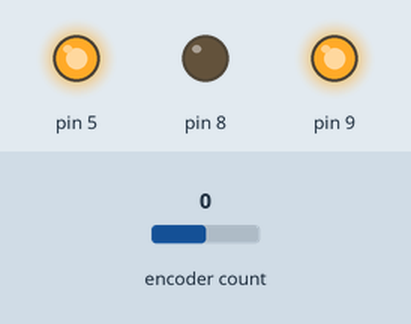
Recording of a sketch running on a simulated Arduino Uno, built with avr-gcc and run on an emulated ATmega328P. On the bench: output pins drawn as LEDs (lit = HIGH). The inputs (shaded band) are chosen by the test bench; at power-on: encoder count 0.

Above: at 1.2 s.
1.3 s: encoder count set to -1
At 1.9 s:
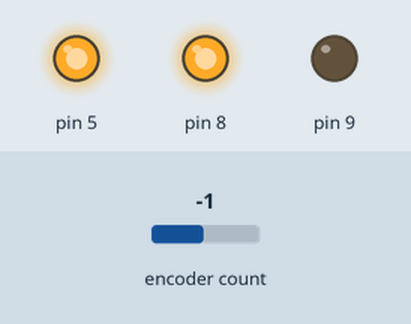
2.8 s: encoder count set to 0
At 4.2 s:
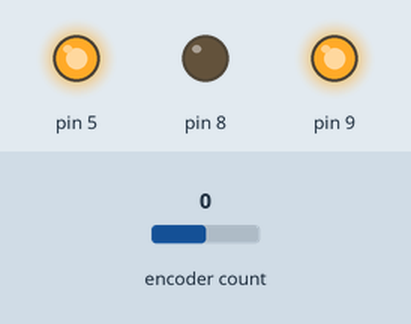
Timing chart, 0 to 5.8 s (numbered marks = the images above; inputs shaded):
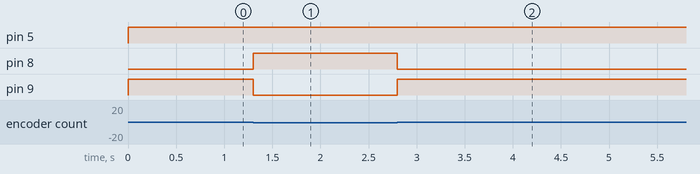

Measured:
- after the input at 1.3 s, pin 8: LOW → HIGH at once; pin 9: HIGH → LOW at once
- after the input at 2.8 s, pin 8: HIGH → LOW at once; pin 9: LOW → HIGH at once

The sketch:

sadBackup.ino
```cpp
#include <Encoder.h>
#include <PID_v1.h>

double Setpoint, Input, Output;
PID myPID(&Input, &Output, &Setpoint, 4, 2, 2, DIRECT);
Encoder myEnc(2, 3);
long oldPosition  = -999;

void setup() {
  Serial.begin(9600);
  pinMode(8, OUTPUT);
  pinMode(9, OUTPUT);
  //Input = myEnc.read();
  //Serial.println(Input);
  Setpoint = -100;
  myPID.SetMode(AUTOMATIC);
  myPID.SetOutputLimits(-255, 255);
  myPID.SetSampleTime(10);
}

void loop() {
speedControlPID();
}

void speedControlPID(){
    long newPosition = myEnc.read();
  //Serial.println("newPosition:");
 // Serial.println(newPosition);
  if (newPosition != oldPosition) {
    oldPosition = newPosition;
    Input = myEnc.read();
    myPID.Compute();
//    Serial.println("INPUT:");
//    Serial.println(Input);
//    Serial.println("OUTPUT:");
//    Serial.println(Output);
//    Serial.println("NEW POSITION:");
//    Serial.println(newPosition);

    if (Output > 0) {
      digitalWrite(8, HIGH);
      digitalWrite(9,LOW);
      analogWrite(5, abs(Output));
    } else if (Output < 0) {
      digitalWrite(8, LOW);
      digitalWrite(9,HIGH);
      analogWrite(5, abs(Output));
    } else {
      digitalWrite(8, LOW);
      digitalWrite(9, LOW);
      analogWrite(5, abs(Output));
    }
  }
}
```
